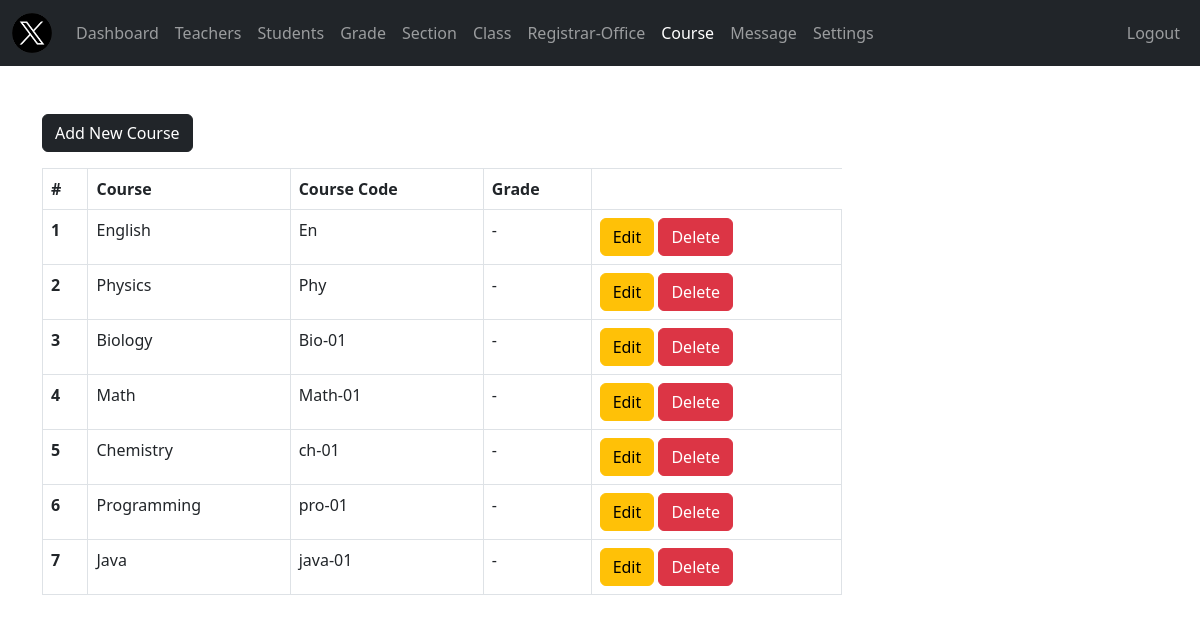
Page /admin/course.php (signed in) on the committed database.
### tables this page shows
CREATE TABLE `subjects` (
  `subject_id` int(11) NOT NULL,
  `subject` varchar(31) NOT NULL,
  `subject_code` varchar(31) NOT NULL,
  `grade` int(11) NOT NULL
);

### admin/data/subject.php (called while the page is built, shortened)
<?php
function getAllSubjects($conn){
   $sql = "SELECT * FROM subjects";
   $stmt = $conn->prepare($sql);
   $stmt->execute();
   if ($stmt->rowCount() >= 1) {
     $subjects = $stmt->fetchAll();
     return $subjects;
   }else {
   	return 0;
   }
}
 ?>

### admin/course.php (the view, shortened to what this page needs)
<?php
if (isset($_SESSION['admin_id']) &&
    isset($_SESSION['role'])) {
    if ($_SESSION['role'] == 'Admin') {
       include "../DB_connection.php";
       include "data/subject.php";
       include "data/grade.php";
       $courses = getAllSubjects($conn);
 ?>
<!DOCTYPE html>
<html lang="en">
<head>
	<link rel="stylesheet" href="https://cdn.jsdelivr.net/npm/bootstrap@5.2.0/dist/css/bootstrap.min.css">
	<link rel="stylesheet" href="../css/style.css">
  <link rel="stylesheet" href="https://cdnjs.cloudflare.com/ajax/libs/font-awesome/4.7.0/css/font-awesome.min.css">
</head>
<body>
    <?php
        include "inc/navbar.php";
        if ($courses != 0) {
     ?>
     <div class="container mt-5">
        <a href="course-add.php"
           class="btn btn-dark">Add New Course</a>
           <div class="table-responsive">
              <table class="table table-bordered mt-3 n-table">
                <thead>
                  <tr>
                    <th scope="col">#</th>
                    <th scope="col">Course</th>
                    <th scope="col">Course Code</th>
                    <th scope="col">Grade</th>
                  </tr>
                </thead>
                <tbody>
                  <?php $i = 0; foreach ($courses as $course ) {
                    $i++;  ?>
                  <tr>
                    <th scope="row"><?=$i?></th>
                    <td>
                      <?php
                          echo $course['subject'];
                       ?>
                    </td>
                    <td>
                      <?php
                          echo $course['subject_code'];
                       ?>
                    </td>
                    <td>
                      <?php
                          $grade = getGradeById($course['grade'], $conn);
                          echo $grade['grade_code'].'-'.$grade['grade'];
                       ?>
                    </td>
                    <td>
                        <a href="course-edit.php?course_id=<?=$course['subject_id']?>"
                           class="btn btn-warning">Edit</a>
                        <a href="course-delete.php?course_id=<?=$course['subject_id']?>"
                           class="btn btn-danger">Delete</a>
                    </td>
                  </tr>
                <?php } ?>
                </tbody>
              </table>
           </div>
         <?php } ?>
     </div>
</body>
</html>
<?php
  }else {
    header("Location: ../login.php");
    exit;
  }
}else {
	header("Location: ../login.php");
	exit;
}
?>

### admin/inc/navbar.php (shortened to what this page needs)
<nav class="navbar navbar-expand-lg navbar-dark bg-dark">
  <div class="container-fluid">
    <a class="navbar-brand" href="index.php">
      <img src="../logo.png" width="40">
    </a>
    <div class="collapse navbar-collapse" id="navbarSupportedContent">
      <ul class="navbar-nav me-auto mb-2 mb-lg-0"
          id="navLinks">
        <li class="nav-item">
          <a class="nav-link"
             aria-current="page"
             href="index.php">Dashboard</a>
        </li>
        <li class="nav-item">
          <a class="nav-link" href="teacher.php">Teachers</a>
        </li>
        <li class="nav-item">
          <a class="nav-link" href="student.php">Students</a>
        </li>
        <li class="nav-item">
          <a class="nav-link" href="grade.php">Grade</a>
        </li>
        <li class="nav-item">
          <a class="nav-link" href="section.php">Section</a>
        </li>
        <li class="nav-item">
          <a class="nav-link" href="class.php">Class</a>
        </li>
        <li class="nav-item">
          <a class="nav-link" href="registrar-office.php">Registrar-Office</a>
        </li>
        <li class="nav-item">
          <a class="nav-link" href="course.php">Course</a>
        </li>
        <li class="nav-item">
          <a class="nav-link" href="message.php">Message</a>
        </li>
        <li class="nav-item">
          <a class="nav-link" href="settings.php">Settings</a>
        </li>
      </ul>
      <ul class="navbar-nav me-right mb-2 mb-lg-0">
        <li class="nav-item">
          <a class="nav-link" href="../logout.php">Logout</a>
        </li>
      </ul>
  </div>
    </div>
</nav>

### css/style.css (style rules this page uses)
.n-table { max-width: 800px; }

### rows in the picture
subjects: subject "English", subject_code "En"
subjects: subject "Physics", subject_code "Phy"
subjects: subject "Biology", subject_code "Bio-01"
subjects: subject "Math", subject_code "Math-01"
subjects: subject "Chemistry", subject_code "ch-01"
subjects: subject "Programming", subject_code "pro-01"
subjects: subject "Java", subject_code "java-01"
